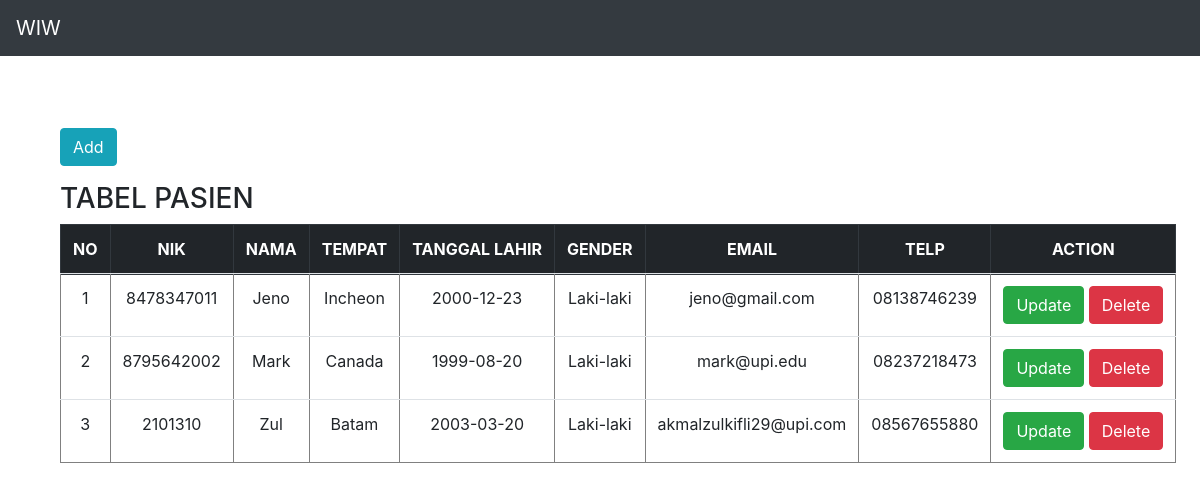
The page / on the database its author committed.
### tables this page shows
CREATE TABLE `pasien` (
  `id` int(11) NOT NULL,
  `nik` varchar(100) NOT NULL,
  `nama` varchar(100) NOT NULL,
  `tempat` varchar(100) NOT NULL,
  `tl` varchar(100) NOT NULL,
  `gender` varchar(10) NOT NULL,
  `email` varchar(100) NOT NULL,
  `telp` varchar(100) NOT NULL
);

### presenter/ProsesPasien.php (called while the page is built, shortened)
<?php
class ProsesPasien implements KontrakPresenter
{
	private $tabelpasien;
	private $data = [];
	function __construct()
	{
		try {
			$db_host = "localhost";
			$db_user = "root";
			$db_password = "";
			$db_name = "mvp_php";
			$this->tabelpasien = new TabelPasien($db_host, $db_user, $db_password, $db_name);
			$this->data = array();
		} catch (Exception $e) {
			echo "wiw error" . $e->getMessage();
		}
	}
	function prosesDataPasien()
	{
		try {
			$this->tabelpasien->open();
			$this->tabelpasien->getPasien();
			while ($row = $this->tabelpasien->getResult()) {
				$this->data[] = $row;
			}
		} catch (Exception $e) {
			echo "wiw error part 2" . $e->getMessage();
		}
	}
	function getId($i)
	{
		return $this->data[$i]['id'];
	}
	function getNik($i)
	{
		return $this->data[$i]['nik'];
	}
	function getNama($i)
	{
		return $this->data[$i]['nama'];
	}
	function getTempat($i)
	{
		return $this->data[$i]['tempat'];
	}
	function getTl($i)
	{
		return $this->data[$i]['tl'];
	}
	function getGender($i)
	{
		return $this->data[$i]['gender'];
	}
	function getEmail($i)
	{
		return $this->data[$i]['email'];
	}
	function getTelp($i)
	{
		return $this->data[$i]['telp'];
	}
	function getSize()
	{
		return sizeof($this->data);
	}
}

### index.php (called while the page is built, shortened)
<?php
include("model/Template.class.php");
include("model/DB.class.php");
include("view/TampilPasien.php");
$tp = new TampilPasien();
$data = $tp->tampil();

### model/DB.class.php (called while the page is built, shortened)
<?php
class DB
{
	var $db_host = '';
	var $db_user = '';
	var $db_password = '';
	var $db_name = '';
	var $db_link = '';
	function __construct($db_host = '', $db_user = '', $db_password = '', $db_name = '')
	{
		$this->db_host = $db_host;
		$this->db_user = $db_user;
		$this->db_password = $db_password;
		$this->db_name = $db_name;
	}
	function open()
	{
		$this->db_link = mysqli_connect($this->db_host, $this->db_user, $this->db_password, $this->db_name);
	}
	function execute($query = "")
	{
		$this->result = mysqli_query($this->db_link, $query);
		return $this->result;
	}
}

### model/TabelPasien.class.php (called while the page is built, shortened)
<?php
class TabelPasien extends DB
{
	function getPasien()
	{
		$query = "SELECT * FROM pasien";
		return $this->execute($query);
	}
}

### view/TampilPasien.php (the view, shortened to what this page needs)
<?php
include("presenter/ProsesPasien.php");
class TampilPasien implements KontrakPresenterView
{
	private $prosespasien;
	function __construct()
	{
		$this->prosespasien = new ProsesPasien();
	}
	function tampil()
	{
		$this->prosespasien->prosesDataPasien();
		$data = null;
		for ($i = 0; $i < $this->prosespasien->getSize(); $i++) {
			$no = $i + 1;
			$data .= '<tr>
			<td>' . $no . '</td>
			<td>' . $this->prosespasien->getNik($i) . '</td>
			<td>' . $this->prosespasien->getNama($i) . '</td>
			<td>' . $this->prosespasien->getTempat($i) . '</td>
			<td>' . $this->prosespasien->getTl($i) . '</td>
			<td>' . $this->prosespasien->getGender($i) . '</td>
			<td>' . $this->prosespasien->getEmail($i) . '</td>
			<td>' . $this->prosespasien->getTelp($i) . '</td>
			<td><a href="form.php?idx=' . $i . '"><button type="button" class="btn btn-success text-white">Update</button></a>
			<a href="index.php?hapus=' . $this->prosespasien->getId($i) . '"><button type="button" class="btn btn-danger">Delete</button></a></td>
			</tr>';
		}
	}
}

### model/Template.class.php (shortened to what this page needs)
<?php
class Template{
	var $content = '';
	function __construct($filename = ''){
		$this->content = implode('', @file($filename));
	}
	function clear(){
		$this->content = preg_replace("/DATA_[A-Z|_|0-9]+/", "", $this->content);
	}
	function write(){
		print $this->content;
	}
	function replace($old = '', $new = ''){
		if(is_int($new)){
			$value = sprintf("%d", $new);
		}elseif(is_float($new)){
			$value = sprintf("%f", $new);
		}elseif(is_array($new)){
			$value = '';
			foreach( $new as $item){
				$value .= $item. '';
			}
		}else{
			$value = $new;
		}
		$this->content = preg_replace("/$old/",  $value, $this->content);
	}
}

### rows shown on the page
pasien: no "1", nik "8478347011", nama "Jeno", tempat "Incheon", tl "2000-12-23", gender "Laki-laki", email "jeno@gmail.com", telp "08138746239"
pasien: no "2", nik "8795642002", nama "Mark", tempat "Canada", tl "1999-08-20", gender "Laki-laki", email "mark@upi.edu", telp "08237218473"
pasien: no "3", nik "2101310", nama "Zul", tempat "Batam", tl "2003-03-20", gender "Laki-laki", email "akmalzulkifli29@upi.com", telp "08567655880"

### other values the page prints
$this->content "WIW Add TABEL PASIEN NO NIK NAMA TEMPAT TANGGAL LAHIR GENDER EMAIL TELP ACTION"
